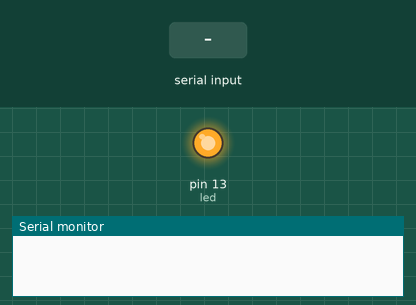
Simulated run of this sketch. Board: Arduino Uno, built with avr-gcc and run on an emulated ATmega328P. Shown: output pins drawn as LEDs (lit = HIGH), the last lines printed to the serial monitor. The inputs (shaded band) are chosen by the test bench.

Above: at 0.1 s.
At 2.0 s:
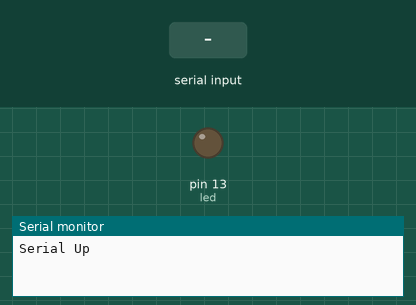
2.1 s: "1z" received over Serial
Timing chart, 0 to 5.1 s (numbered marks = the images above; inputs shaded):
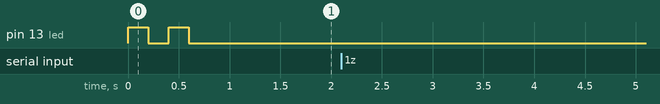

The sketch:

ArduinoSerialPassthrough.ino
```cpp
#include <SoftwareSerial.h>

SoftwareSerial mySerial(9, 10);
int led = 13;

void setup() {
  pinMode(led, OUTPUT);
  for (int i = 0; i < 2; i++) {
    digitalWrite(led, HIGH);   // turn the LED on (HIGH is the voltage level)
    delay(200);               // wait for a second
    digitalWrite(led, LOW);    // turn the LED off by making the voltage LOW
    delay(200);               // wait for a second
  }

  // Open serial communications and wait for port to open:
  Serial.begin(9600);
  while (!Serial) {
    ; // wait for serial port to connect. Needed for native USB port only
  }

  // set the data rate for the SoftwareSerial port
  mySerial.begin(9600);

  Serial.println("Serial Up");
}

bool toggled = false;
void toggle() {
  toggled = !toggled;
  digitalWrite(led, toggled ? HIGH : LOW);
}

void loop() {
  if (Serial.available()) {
    toggle(); // on
    auto data = Serial.readStringUntil('z');
    data += 'z'; // put the z back
    Serial.println(data);
    mySerial.print(data);
    mySerial.flush();
    toggle(); // off
  }
}
```
